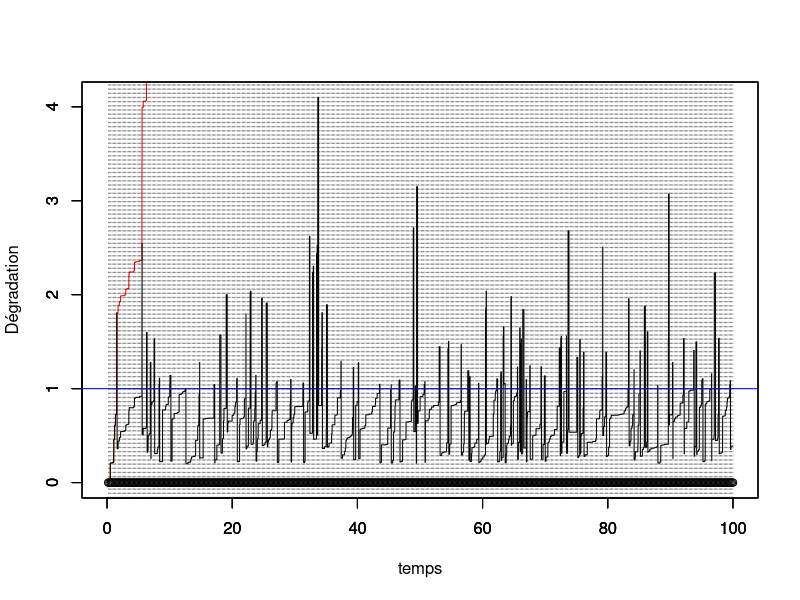
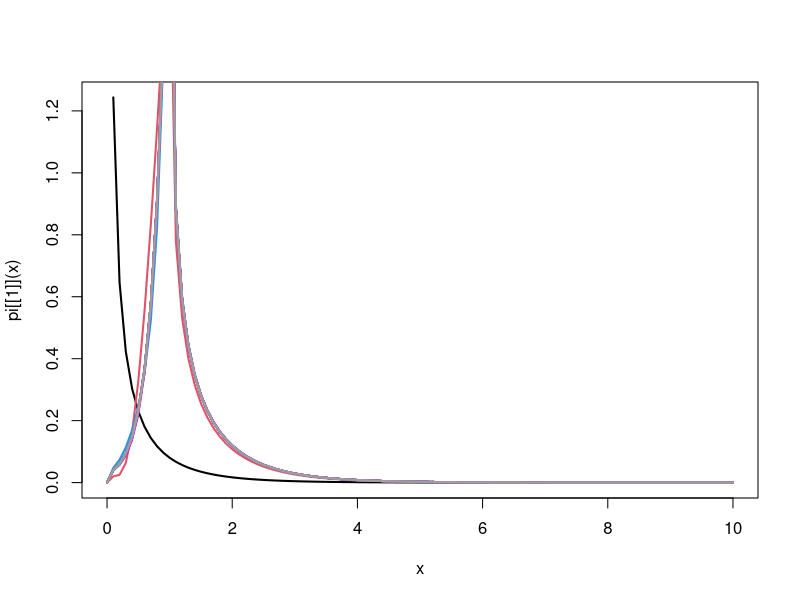

Recreate these plots in R, in order.
# Programme d'optimisation de la maintenance en fonction de tau et de L
rm(list=ls())
library(ggplot2)
library(tidyverse)

# Définition des coûts d'inspections et  de maintenances.
C_I <- 5
C_P <- 50
C_C <- 100

MaintOpti <- function(tau,L=1){
  set.seed(123)
  rho = 0.8 # parametre ARDinf
  M=5 # seuil pour MC et renouvellement
  tps.final <-100 # fenêtre d'observation du processus
  id.newcycle <- FALSE # Initialisation du nb de cycle de renouvellement
  
  #set.seed(123)
  # Simulation d'un processus gamma jusqu'au temps final
  pas = 0.01 # pas de temps pour simuler le processus
  
  alpha = 1 # paramètre de forme de Gamma a = alpha (t)^beta
  beta = 1 # paramètre de forme  de Gamma
  b=1   # paramètre d'échelle du Gamma
  temps = seq(from = 0,to = tps.final,by = pas)
  
  n=length(temps)
  
  nb.inspections<- floor(tps.final/tau) # nombre d'inspections max pendant la fenêtre d'observation.
  
  obs<-numeric(nb.inspections) # données observées (pendant les inspections, à t_j^-)
  
  j<-1 # indicateur prochaine inspection
  j.newcycle <- 0 # identifier le j où nouveau cycle
  nb.cycles <- 1 # compteur de cycles
  
  x=matrix(nrow=nb.inspections+1,ncol = n) # processus Gamma simulé, nb.lignes = nb.cycles
  x[nb.cycles,1] = 0     # initialisation du processus Gamma = 0 à t=0
  for(i in 2:n){
    x[nb.cycles,i] = x[nb.cycles,i-1] + rgamma(1,scale = b, shape = alpha*(temps[i]^beta-temps[i-1]^beta))
  }
  y=numeric(n) # processus Gamma maintenu
  y.tilde=numeric(n) # processus Gamma maintenu
  
  y[1]<-0
  y.tilde[1]<-0
  
  while (j<=nb.inspections) {
    # boucle sur un cycle de renouvellement
    if (id.newcycle){
      # on resimule un x depuis 0
      x[nb.cycles,1] = 0     # initialisation du processus Gamma = 0 à t=0
      for(i in 2:n){
        x[nb.cycles,i] = x[nb.cycles,i-1] + rgamma(1,scale = b, shape = alpha*(temps[i]^beta-temps[i-1]^beta))
      }
      id.newcycle <- FALSE
    }
    
    y.tilde[((j-1)*tau/pas+2):(j*(tau/pas)+1)]<-y[((j-1)*tau/pas+2):(j*(tau/pas)+1)]<-y[(j-1)*tau/pas+1]+ x[nb.cycles,((j-j.newcycle-1)*tau/pas+2):((j-j.newcycle)*(tau/pas)+1)]- x[nb.cycles,(j-j.newcycle-1)*tau/pas+1]
    
    obs[j]<-y[j*tau/pas+1] # état dégradation à l'inspection (t_j^-)
    
    if (obs[j] < L) {
      #print("no action")
    } else {
      if (obs[j]<M) {
        y[j*tau/pas+1]<-(1-rho)*y[j*tau/pas+1] # on écrase (ARD infini)
      } else {
        y[j*tau/pas+1]<-0
        id.newcycle <- TRUE
        j.newcycle <- j
        nb.cycles <- nb.cycles+1
      }
    }
    j<-j+1
  }
  
  
  #df <- data.frame(temps,x,y)
  #mygraph <- ggplot(df,aes(x = temps)) +  
  #  geom_line(aes(y = y), color = "darkred") +
  #  geom_line(aes(y = x), color="steelblue", linetype="twodash") +
  #  geom_abline(slope = 0,intercept = L,color="blue") +
  #  geom_abline(slope = 0,intercept = M,color="red")
  
  
  temps.cycle<-c(0,tau*which(obs>M),tps.final)
  indice.temps.cycle <- c(1,tau/pas*(which(obs>M))+1,length(temps))
  
  
  for (k in 1:nb.cycles){
    plot(temps[indice.temps.cycle[k]:indice.temps.cycle[k+1]],x[k,1:(indice.temps.cycle[k+1]-indice.temps.cycle[k]+1)],col="red",type="l",ylim = c(0,max(y.tilde)),xlim = c(0,tps.final),xlab="",ylab="")
    par(new=T)
  }
  
  plot(temps,y.tilde,type="l",ylim=c(0,max(y.tilde)),xlim = c(0,tps.final),ylab="",xlab="")
  
  
  par(new=T)
  plot(tau*(1:nb.inspections),numeric(length = nb.inspections),ylim=c(0,max(y.tilde)),type="p",xlim = c(0,tps.final),xlab = "temps",ylab="Dégradation")
  abline(h=L,col="blue")
  abline(h=M,col="red")
  abline(v=tau*(1:nb.inspections), lty =3, col = grey(0.1), lwd = 0.45)
  
  #abline(v = tau*(1:nb.inspection))
  #####################################
  # Calcul de la loi stationnaire
  #####################################
  
  
  ## update 20/05/2021
  ## version discrétisée pour le calcul de la loi stationnaire
  
  # fonction ntrap : renvoie l'intégrale par la méthode des trapèzes
  ntrap <- function(abs,ord){
    # Cette fonction renvoie un vecteur de taille nc (pour différentes valeurs de y)
    # abscisse abs : vecteur de taille nl
    # ordonnée ord : matrice de taille nc*nl
    # (abs_i+1-abs_i)*(f(abs_i,ord)+f(abs_i,ord)/2
    # (matrix(1,ncol=1,nrow=nc)%*%diff(abs)) = (x_2-x_1 x_3-x_2 ...
    #                                           x_2-x_1 x_3-x_2 ...)
    
    nl<- length(abs)
    if (is.matrix(ord)){
      nc <- nrow(ord)
      res <- rowSums((matrix(1,ncol=1,nrow=nc)%*%diff(abs))*(ord[,-ncol(ord)]+ord[,-1])/2)
    } else {
      nc <- 1
      res <- sum(diff(abs)*(ord[-length(ord)]+ord[-1])/2)
    }
    return(res)
  }
  
  
  
  
  
  # vecteur de l'état x
  level.x <- seq(0.01,2*M,0.01)
  n.level.x <-length(level.x)
  
  ind.L <- which( level.x == L)
  ind.M <- which( level.x == M)
  
  
  level.y <- seq(0.01,2*M,0.01)
  n.level.y <-length(level.y)
  
  mat.trans <- matrix(0,ncol=n.level.y,nrow = n.level.x)
  mat.trans.rho <- matrix(0,ncol=n.level.y,nrow = n.level.x)
  
  for(i in 1:(n.level.x-1)){
    mat.trans[i,(i+1):n.level.y]<-dgamma(level.y[(i+1):n.level.y]-level.x[i],scale=b,shape = alpha*tau^beta)
    mat.trans.rho[i,(i+1):n.level.y]<-dgamma(level.y[(i+1):n.level.y]-(1-rho)*level.x[i],scale=b,shape = alpha*tau^beta)
  }
  
  K<-200
  w<-matrix(0,nrow=K,ncol=n.level.y)
  w[1,]<-dgamma(level.y,scale = b,shape=alpha*tau^beta)
  
  
  pi<-list()
  pi[[1]]<-function(x) dgamma(x,scale = b,shape=alpha*tau^beta)
  curve(pi[[1]](x), from = 0, to = max(level.x), lwd = 2, col = k)
  
  for(k in 2:K){
    
    # Contribution à la première intégrale :
    
    Q1 <- ntrap(level.x[1:ind.L],t(mat.trans[1:ind.L,]) * matrix(rep(w[k-1,1:ind.L],n.level.y),byrow = T,ncol = ind.L)) 
    # Contribution à la deuxième intégrale :
    
    if(length(ind.M) == 0){
      Q2 <- ntrap(level.x[(ind.L+1):length(level.x)],t(mat.trans.rho[(ind.L+1):length(level.x),]) *matrix(rep(w[k-1,(ind.L+1):length(level.x)],n.level.y),byrow = T,ncol = length(level.x)-ind.L) )
    } else {
      Q2 <- ntrap(level.x[(ind.L+1):ind.M],t(mat.trans.rho[(ind.L+1):ind.M,]) *matrix(rep(w[k-1,(ind.L+1):ind.M],n.level.y),byrow = T,ncol = ind.M-ind.L) )
    }
    
    
    # Contribution à la troisième intégrale :
    if(length(ind.M) == 0){
      Q3 <- 0
    } else {
      Q3 <- dgamma(level.y,scale=b,shape=alpha*tau^beta) * ntrap(level.x[(ind.M+1):n.level.y],w[k-1,(ind.M+1):n.level.y])
    }
    
    
    
    aux <- w[k,] <- (Q1+Q2+Q3)/ntrap(level.x,Q1+Q2+Q3)
    fn_w <- function(x) {
      res <- splinefun(x = level.x, y = aux)(x)*((0 < x) & (x<=max(level.x)))
      return(res)
    }
    pi[[k]] <- fn_w
    if(k%%10 == 0){
      curve(pi[[k]](x), from = 0, to = max(level.x), lwd = 2, add = TRUE, col = k,ylab = "w_k")
    }
    
    print(paste("L'intégrale de la", k,"-ième fonction vaut",integrate(fn_w,0,Inf)$value,sep=" "))
    #  scan()
  }
  ######################
  ###   fin update   ###
  ###################### 
  curve(pi[[K]](x), from = 0, to = max(level.x), add=T,lwd = 2, col = K)
  
  
  # 1ere intégrale \int_0^L \int_L^M f(y-x) pi(dx)
  
  #PI <- Vectorize(function(u) integrate(pi[[K]],0,u)$value)
  
  PI <- Vectorize(function(u,n=10000) {
    if (u>max(level.x)) {
      res<-1
    }
    else {
      #set.seed(123)
      x<-runif(n,0,u)
      res <- mean(pi[[K]](x))*u
    }  
    return(res)
  })
  
  
  
  # Tirer selon loi stationnaire :
  
  # Tirer un u selon U[0,1]
  samplePi.aux <- function() {
    uu<-runif(1)
    uniroot(function(u) PI(u) - uu,c(0,10000))$root
  }
  
  
  
  #ech<-replicate(10000,samplePi.aux())
  #yPi <- runif(10000,L,M)
  #mean(dgamma(yPi-ech,rate=beta,shape=alpha*tau)*(M-L))*PI(M)
  
  
  # Ne semble pas fonctionner quand on compare l'histo avec la densité ! 23/06/2021.
  
  yPi <- runif(100000,L,M)
  xPi <- runif(100000,0,M)
  
  int.1 <- mean(dgamma(yPi-xPi,scale=b,shape=alpha*tau^beta)*pi[[K]](xPi))*(M-L)*M
  print(paste("la proba que Y soit entre L et M vaut ",int.1))
  xPi <- rexp(100000,1)
  yPi <- runif(100000,0,M)
  int.2 <- 1-mean(dgamma(yPi-xPi,scale=b,shape=alpha*tau^beta)*pi[[K]](xPi)/dexp(xPi))*(M)
  print(paste("la proba que Y soit plus grand que M vaut ",int.2))
  
  res <- (C_I+C_P*int.1+C_C*int.2)/tau
  return(res)
}

#seq.tau<-seq(from = 0.1,to = 1,by = 0.01)
#cout.tau <-numeric(length(seq.tau))
cout.tau<-MaintOpti(0.2)


#for(ii in 1:length(seq.tau)){
#  cout.tau[ii] <- MaintOpti(tau = seq.tau[ii])
#}

#plot(seq.tau,cout.tau)


#seq.L<-seq(from = 0.5,to = 3.5,by = 0.1)
#cout.L <-numeric(length(seq.L))

#for(ii in 1:length(seq.L)){
#  cout.L[ii] <- MaintOpti(tau = 0.5,L=seq.L[ii])
#}

#plot(seq.L,cout.L)
